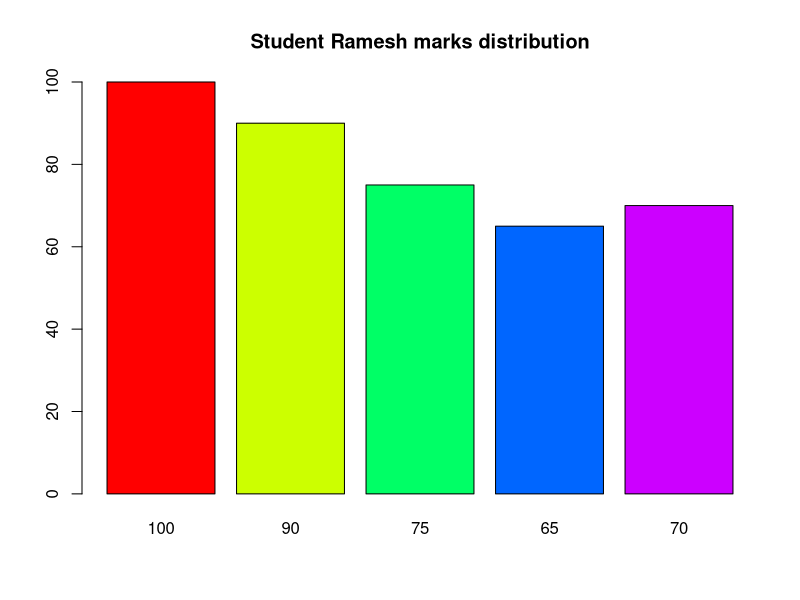

Source code (R): (Note: this script raises an error after producing the figure.)
# 11. Write a R script for visualizing the following.
# a. Consider students marks scored in Physics,Chemistry,Maths,FOC,CAD. Draw the bar chart for the same.
# b. Consider different party candidates’ votes received from public in election. Show the votes received in percentage in bar chart.
# c. Consider the students’ performance in different subjects. (Like student roll.no, their marks, gender). 
#   Show the bar chart for girls and boys students’ performance.

df <- data.frame(
  name = c("Ramesh", "Suresh", "Hitesh"),
  physics = c(100,90,90),
  chemistry = c(90,100,80),
  maths = c(75, 85, 100),
  foc = c(65, 70, 70),
  cad = c(70, 75, 75)
)

for(row in 1:nrow(df)) {
  x <- df[row, 2:6]
  barplot(as.numeric(x), names.arg = x, main = paste('Student',df[row,'name'],'marks distribution'), col = rainbow(length(x)))
  legend("topright", legend = labels, fill  = rainbow(length(x)), cex = 1)
}


df = data.frame(
  votes = c(55,65,74,23,21,29,39,10),
  party = c("A", "B", "C", "A", "B", "C", "A", "B")
)
labels <- c("Party A", "Party B", "Party C")
v_a <- sum(df$votes[df$party == "A"])/sum(df$votes)*100
v_b <- sum(df$votes[df$party == "B"])/sum(df$votes)*100
v_c <- sum(df$votes[df$party == "C"])/sum(df$votes)*100
v <- c(v_a, v_b, v_c)
barplot(v, names.arg = paste(round(v, 1)), main = paste("Vote share per party"), col = rainbow(length(x)))
legend("topright", legend = labels, fill = rainbow(length(x)), cex = 1)

df <- data.frame(
  rollno = c(100, 101, 102, 103, 104),
  marks1 = c(90,100,85,90,70),
  marks2 = c(85,90,100,95,75),
  gender = c('M','M','F','F','M')
)

x =  c(mean(df[df$gender == 'M', ]$marks1), mean(df[df$gender == 'F', ]$marks1))
barplot(x, names.arg = paste(round(x, 1),"/100"), main = "Average Performance of Girls vs Boys", col = rainbow(length((x))))
legend("topright", legend = c("Boys", "Girls"), fill = rainbow(length((x))), cex = 1)
